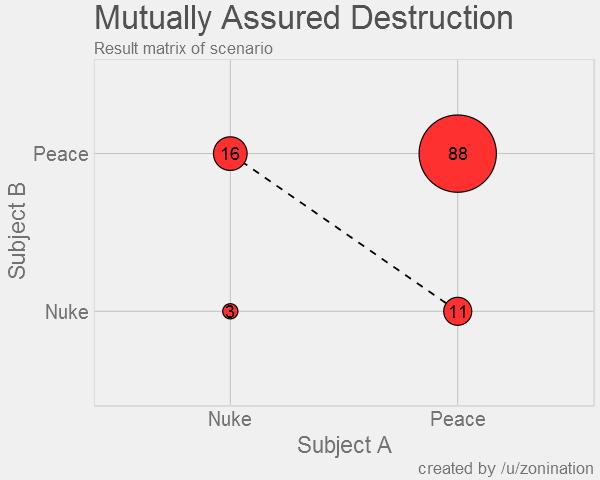

The R source for this figure:
##########
# Game E #
##########

# Separate game file into different responses
game.e<-subset(game, !is.na(choice.e) & user!="zonination")[,c(3, 9)]

# Perform a check for duplicate entries
# game.e[duplicated(game.e$user)|duplicated(game.e$user, fromLast=T),]

# Check to see if there are even or odd columns.
# I'll enter to complete the pairing if there is odd number.
if(nrow(game.e) %% 2 != 0){
  game.e<-rbind(game.e, subset(game, !is.na(choice.e) & user=="zonination")[,c(3, 9)])}

# Begin by randomizing the sample set, and matching opponent.
game.e<-sample_n(game.e, nrow(game.e))
a<-game.e[1:(nrow(game.e)/2),]
b<-game.e[(nrow(game.e)/2 + 1):nrow(game.e),]
game.e<-cbind(a,b); rm(a); rm(b)
names(game.e)<-c("a.user", "a.choice",
                 "b.user", "b.choice")

# What is our end result?
game.e$end<-NA # Clear column
# Map out one of our four scenarios
for(n in 1:nrow(game.e)){
  # Both choose safe
  if(game.e$a.choice[n] == "Peace" &
     game.e$b.choice[n] == "Peace"){
    game.e$end[n] <- paste("Both /u/", game.e$a.user[n]," and /u/", game.e$b.user[n], " live together in an uneasy peace.", sep="")}
  
  # A chooses risky and B chooses safe
  if(game.e$a.choice[n] == "Nuke" &
     game.e$b.choice[n] == "Peace"){
    game.e$end[n] <- paste("/u/", game.e$a.user[n]," strikes first, but with /u/", game.e$b.user[n], "\'s Second Strike protocol, both get annihilated.", sep="")}
  
  # A chooses safe and B chooses risky
  if(game.e$a.choice[n] == "Peace" &
     game.e$b.choice[n] == "Nuke"){
    game.e$end[n] <- paste("/u/", game.e$b.user[n]," strikes first, but with /u/", game.e$a.user[n], "\'s Second Strike protocol, both get annihilated.", sep="")}
  
  # Both choose risky
  if(game.e$a.choice[n] == "Nuke" &
     game.e$b.choice[n] == "Nuke"){
    game.e$end[n] <- paste("Both /u/", game.e$a.user[n]," and /u/", game.e$b.user[n], " strike, and both get annihilated.", sep="")}
}; rm(n)

# Save the file; easy formatting for reddit tables
write_delim(game.e, "game_e.txt", delim="|")
write_csv(game.e, "game_e.csv")

# Plot and save the results
df<-data.frame("y"=c("Nuke","Peace"), "x"=c("Peace","Nuke"))
ggplot(game.e, aes(x=a.choice, y=b.choice))+
  geom_path(data=df, aes(x,y, group=1), lty=2)+
  geom_point(stat="bin2d", aes(size=..count..), shape=21, color="black", fill="firebrick1")+
  geom_text(stat="bin2d", aes(label=..count..))+
  scale_size(range=c(0,25), limits=c(0,120))+
  guides(size=F)+
  labs(title="Mutually Assured Destruction",
       subtitle="Result matrix of scenario",
       x="Subject A",y="Subject B",
       caption="created by /u/zonination")+
  z_theme()
ggsave("game_e.png", height=4, width=5, dpi=120, type="cairo-png")